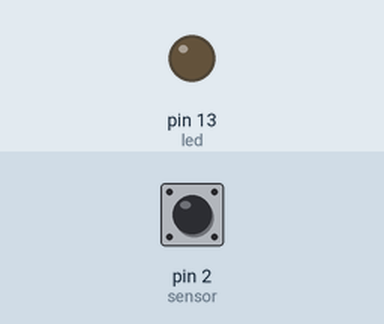
Simulated run of this program. Board: Arduino Uno, built with avr-gcc and run on an emulated ATmega328P. Shown: output pins drawn as LEDs (lit = HIGH). The test bench sets the inputs (shaded band); at power-on: pin 2 (sensor) LOW.

Above: at 1.2 s.
1.3 s: pin 2 (sensor) driven HIGH
At 1.6 s:
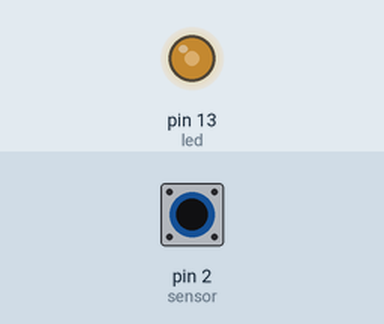
2.8 s: pin 2 (sensor) pulsed LOW 2 times (0.12 s each, 0.3 s apart)
At 3.21 s:
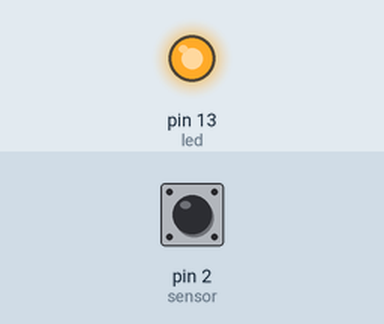
5.8 s: pin 2 (sensor) driven LOW
At 7.0 s:
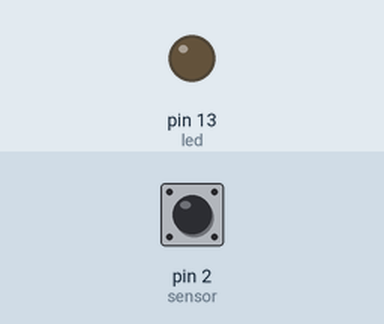
Timing chart, 0 to 8.8 s (numbered marks = the images above; inputs shaded):
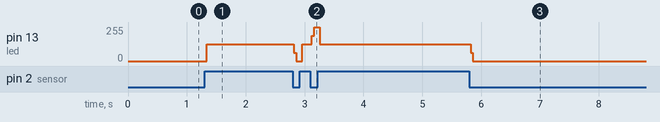

Measured:
- after the input at 1.3 s, pin 13 (led): 0/255 → 124/255 at once
- after the input at 2.8 s, pin 13 (led): 124/255 → 0/255 at once, → 124/255 0.14 s later, → 255/255 0.16 s later, → 124/255 0.14 s later
- after the input at 5.8 s, pin 13 (led): 124/255 → 0/255 at once

The program:

main.cpp
```cpp
#include <Arduino.h>

int sensor = 2; // pin in which the sound sensor is
int led = 13; // pin where the led (positive side) is connected
boolean sensorState = false; // state of the led is off by default


void setup() {
  pinMode(sensor, INPUT);
  pinMode(led, OUTPUT);
}

void loop() {
  int data = digitalRead(sensor); // getting the state of the sound sensor

  // if noise is detected
  if (data == 1){
    if(sensorState == true){
      sensorState = LOW; // changing the state of led since there is noise
      digitalWrite(led, LOW); // turning on led light
    }
    else{
      sensorState = true; // if the led is low, turn it on
      digitalWrite(led, HIGH); // turning off led light
    }
  }
}
```
